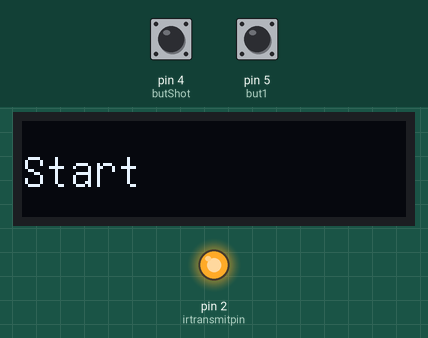
Recording of a sketch running on a simulated Arduino Uno, built with avr-gcc and run on an emulated ATmega328P. Parts: 128×32 one-colour display, output pins drawn as LEDs (lit = HIGH). The inputs (shaded band) are chosen by the test bench; at power-on: pin 5 (but1) HIGH, pin 4 (butShot) HIGH. What the sketch prints to the serial monitor is not drawn.

Above: at 1.2 s.
1.3 s: pin 5 (but1) pulled LOW for 0.15 s
At 2.4 s:
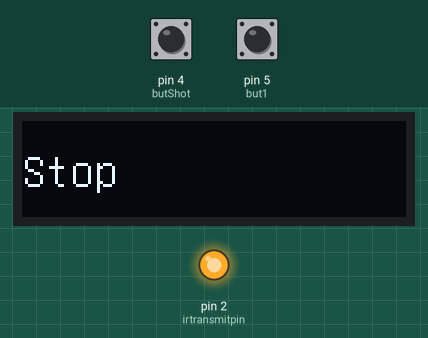
2.9 s: pin 5 (but1) pulled LOW for 1 s
At 4.0 s:
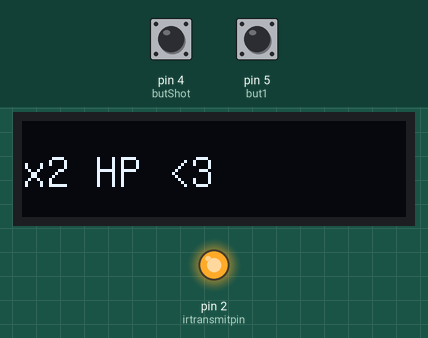
5.4 s: pin 4 (butShot) pulled LOW for 0.15 s
At 5.9 s:
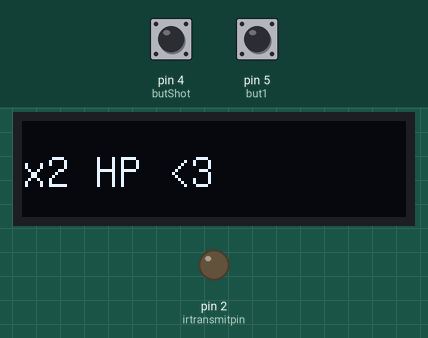
7.0 s: pin 5 (but1) pulled LOW for 0.15 s
At 8.2 s:
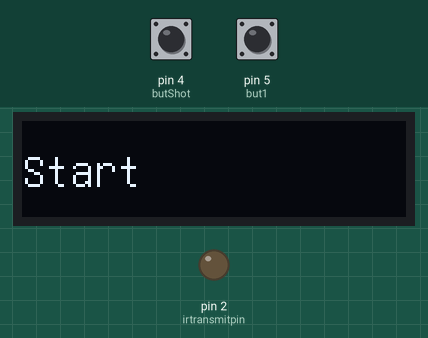
8.6 s: pin 4 (butShot) pulled LOW for 1 s
At 10.1 s:
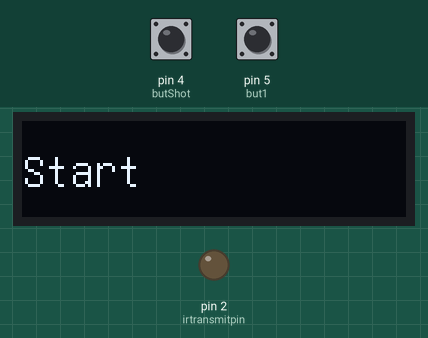
11.1 s: pin 5 (but1) pulled LOW for 3.2 s
At 12.5 s:
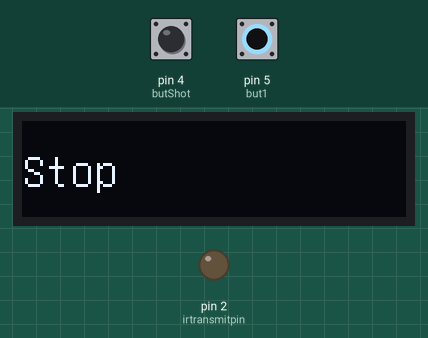
Timing chart, 0 to 14.1 s (numbered marks = the images above; inputs shaded):
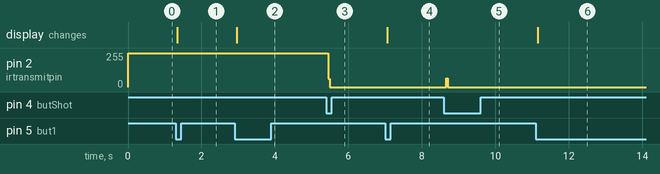

The sketch:

PultReadyCode.ino
```cpp
#include "U8glib.h"
U8GLIB_SSD1306_128X32 u8g(U8G_I2C_OPT_NONE);
const uint8_t CLONE_COUNT    = 36;
const int16_t lvl_0           = 600;
const int16_t lvl_1           = lvl_0<<1;
const uint8_t irfrequency    = 36;
const int16_t timeout         = 3200;
const int16_t irt             = (int) ((500/irfrequency) - 4);
const uint8_t irpulses       = (int) (lvl_0 / (1000/irfrequency));

// list of pin
int16_t dhead                 = 3;
int16_t irtransmitpin         = 2;
int16_t diods                 = 8;
int16_t but1                  = 5;
int16_t but2                  = 6;
int16_t butShot               = 4;


char* displayTexts[3] = {"Start", "Stop", "x2 HP <3"};
uint16_t commands[3] = {0x8305, 0x8300, 0x8310};
int x_to_mass = 0;
int mass_max = 2;

/*
0  - последовательный порт. mp3-модуль
1  - последовательный порт. mp3-модуль
2  - ик-передатчик.
3  - ик-приемник. (ШИМ)
4  - спусковой крючок огня.
5  - индикатор патронов. (ШИМ)
6  - несущий уровень для индикатора брони и здоровья (ШИМ)
7  - переключения режима огня 1.
8  - переключения режима огня 2.
9  - кнопка перезарядки. (ШИМ)
10 - SPI.
11 - SPI.
12 - SPI.
13 - SPI.
14 - индикатор попадания. Аналоговый вход 0
15 - индикатор огня на стволе. Аналоговый вход 1
16 - индикатор активности (перезарядка, там еще какая-нибудь фигня). Аналоговый вход 2
17 - индикатор жизни. Аналоговый вход 3
18 - индикатор брони. Аналоговый вход 4
19 - Античит. Аналоговый вход 5
 */

// other data
uint8_t clone_data[CLONE_COUNT];
uint16_t command      = 33536;//instakill

//Global clone data values
uint8_t cl_team_id         = 0;
uint8_t cl_muzzle_flash    = 0;
uint8_t cl_overheat_on     = 0;
uint8_t cl_hit_led_enabled = 0;
uint8_t cl_friendly_fire   = 0;
uint8_t cl_unlimited_clips = 0;
uint8_t cl_zombie_mod      = 0;
uint8_t cl_medpack_enabled = 0;
uint8_t cl_gamebox_reset   = 0;
uint8_t cl_gamemox_limit   = 0;
uint8_t cl_ctf_display_on  = 0;
uint8_t cl_respawn_on      = 0;
uint8_t cl_tagger_nick_on  = 0;
uint8_t cl_old_ir_lvl      = 0;
uint8_t cl_ammo_reset_resp = 0;
uint8_t cl_game_mode_on    = 1;

uint8_t cl_ammo_box_clips  = 0;
uint8_t cl_medpack_size    = 0;
uint8_t cl_hit_led_timeout = 0;
uint8_t cl_sound_set       = 0;
uint8_t cl_overheat_limit  = 0;
uint8_t cl_damage_id       = 0;
uint8_t cl_clip_size       = 0;
uint8_t cl_clip_numbers    = 0;
uint8_t cl_fire_selector   = 0;
uint8_t cl_burst_size      = 0;
uint8_t cl_rpm             = 0;
uint8_t cl_reload_delay    = 0;
uint8_t cl_ir_power        = 0;
uint8_t cl_ir_range        = 0;
uint8_t cl_health_respawn  = 0;
uint8_t cl_respawn_delay   = 0;
uint8_t cl_armor           = 0;
uint8_t cl_hit_delay       = 0;
uint8_t cl_start_delay     = 0;
uint8_t cl_death_delay     = 0;
uint8_t cl_time_limit      = 0;
uint8_t cl_max_respawns    = 0;

void setup(){
    Serial.begin(9600);
    pinMode(dhead,INPUT);
    pinMode(but1,INPUT_PULLUP);
    pinMode(but2,INPUT_PULLUP);
    pinMode(butShot,INPUT_PULLUP);
    pinMode(irtransmitpin,OUTPUT);
    digitalWrite(irtransmitpin, HIGH);


    fill_clone_data(0);
    Serial.println("Ready");


    if ( u8g.getMode() == U8G_MODE_R3G3B2 ) {
      u8g.setColorIndex(255);     // white
    }
    else if ( u8g.getMode() == U8G_MODE_GRAY2BIT ) {
      u8g.setColorIndex(3);         // max intensity
    }
    else if ( u8g.getMode() == U8G_MODE_BW ) {
      u8g.setColorIndex(1);         // pixel on
    }
    else if ( u8g.getMode() == U8G_MODE_HICOLOR ) {
      u8g.setHiColorByRGB(255,255,255);
    }

}

void loop(){
    triggers();
    u8g.firstPage();
    do {
      draw();
    } while( u8g.nextPage() );
}

void draw(void) {
  // graphic commands to redraw the complete screen should be placed here
  u8g.setFont(u8g_font_unifont);
  //u8g.setFont(u8g_font_osb21);
  u8g.drawStr( 0, 22, displayTexts[x_to_mass]);
}

void triggers(){
    static uint8_t tr  = 0;
    static uint8_t ltr = 0;
        ltr = tr;
        tr = digitalRead(butShot);
        if ( tr != ltr && tr == LOW){
          Serial.print("ButShot");
            //sendcommand(0x8307);
            //sendclonedata();
            sendcommand(commands[x_to_mass]);
            digitalWrite(diods, HIGH);
            delay(1000);
            digitalWrite(diods, LOW);
        }
    static uint8_t tv  = 0;
    static uint8_t ltv = 0;
    ltv = tv;
    tv = digitalRead(but1);
    if ( tv != ltv && tv == LOW){
      Serial.print("But1");
      if (x_to_mass < mass_max){
        x_to_mass++;}
      else{
        x_to_mass=0;}}
}

void sendcommand(uint16_t comm){
    uint8_t parity = 0;
    sendPulse(irtransmitpin,2);
    delayMicroseconds(lvl_0);
    for (int16_t i = 15; i >= 0; i--){
        if (((comm >> i) & B1) == 0){sendPulse(irtransmitpin,0);}
        else {
            sendPulse(irtransmitpin,1);
            parity = parity + 1;
        }
        delayMicroseconds(lvl_0);
    }
    for (int16_t i = 7; i >= 0; i--){
        if (((0xE8 >> i) & B1) == 0){sendPulse(irtransmitpin,0);}
        else {sendPulse(irtransmitpin,1);}
        delayMicroseconds(lvl_0);
    }
    parity += 4;
    if (cl_game_mode_on == 0){parity = 24 - parity;}
    if (parity%2 == 0){sendPulse(irtransmitpin,0);}
    else {sendPulse(irtransmitpin,1);}
    delayMicroseconds(lvl_0);
}

void sendclonedata(){
    sendcommand(0x8701);
    for (int16_t j = 0; j <= CLONE_COUNT; j++){
        for (int16_t i = 7; i >= 0; i--){
            if (((clone_data[j] >> i) & B1) == 0){sendPulse(irtransmitpin,0);}
            else {sendPulse(irtransmitpin,1);}
            delayMicroseconds(lvl_0);
        }
    }
}

void sendPulse(int16_t pin, uint8_t length){
  int16_t i = 0;
    while(i < irpulses<<length){
      i++;
      digitalWrite(pin, HIGH);
      delayMicroseconds(irt);
      digitalWrite(pin, LOW);
      delayMicroseconds(irt);
    }
}

void fill_clone_data(uint8_t game_mode){
    int16_t checksum = 0;
    clone_data[0]  =0x08;//marker
    clone_data[1]  =0xE8;//marker
    clone_data[2]  =0x21;//marker
    clone_data[3]  =cl_team_id;//команда 0-3
    clone_data[4]  =0x00;//reserved
    clone_data[7]  =0x03;
    clone_data[11] =0x00;//reserved
    clone_data[12] =0x00;//reserved
    clone_data[24] =0x00;//reserved
    clone_data[34] =0xFF;
    switch (game_mode){
        case 0:
            cl_muzzle_flash    = 1; //Вспышки из ствола 0- выкл, 1 - вкл
            cl_overheat_on     = 0; //Учитывать перегрев ствола 0 - выкл, 1 - вкл
            clone_data[22]     = (cl_muzzle_flash & B1) + ((cl_overheat_on & B1) << 1);// Настройки таггера
            cl_hit_led_enabled = 1; //Включить индикацию попадания  0- выкл, 1 - вкл
            cl_friendly_fire   = 0; //Дружественный огонь  0- выкл, 1 - вкл
            cl_unlimited_clips = 0; //Безлимитные обоймы  0- выкл, 1 - вкл
            cl_zombie_mod      = 0; //Режим игры зомби  0- выкл, 1 - вкл
            cl_medpack_enabled = 1; //Медпаки включены  0- выкл, 1 - вкл
            cl_gamebox_reset   = 1; //Сброс использованных устройств при возрождении  0- выкл, 1 - вкл
            cl_gamemox_limit   = 0; //Одно устройство можно использовать только один раз  0- выкл, 1 - вкл
            clone_data[27]     = ((cl_hit_led_enabled & B1) << 1) + ((cl_friendly_fire & B1) << 2) + ((cl_unlimited_clips &B1) << 3) + ((cl_zombie_mod &B1) << 4) + ((cl_medpack_enabled & B1) << 5) + ((cl_gamebox_reset & B1) << 6) + ((cl_gamemox_limit & B1) << 7);
            cl_ctf_display_on  = 0; //Включить экран на флаге  0- выкл, 1 - вкл
            cl_respawn_on      = 1; //Включить возрождения  0- выкл, 1 - вкл
            cl_tagger_nick_on  = 0; //Включить ники таггеров  0- выкл, 1 - вкл
            cl_old_ir_lvl      = 0; //TODO узнать что такое old IR level field   0- выкл, 1 - вкл
            cl_ammo_reset_resp = 1; //Восстанавливать патроны при возрождении  0- выкл, 1 - вкл
            cl_game_mode_on    = 1; //TODO не понятно что имелось ввиду Game mode on 0- выкл, 1 - вкл
            clone_data[28]     = ((cl_ctf_display_on & B1) << 2) + ((cl_respawn_on & B1) << 3) + ((cl_tagger_nick_on & B1) << 4) + ((cl_old_ir_lvl & B1) << 5) + ((cl_ammo_reset_resp & B1) << 6) + ((cl_game_mode_on & B1) << 7);
            clone_data[5]   = 5;    //Количество обойм из ящика патронов 1-200
            clone_data[6]   = 30;   //Количество здоровья из медпака 1-200
            clone_data[8]   = 3;    //Тайм-аут свечения светодиода попадания в секундах 1 -240
            clone_data[9]   = 0;    //Набор звуков 0 - mil-sim, 1 - sci-fi, 2 - silence
            clone_data[10]  = 60;   //Лимит перегрева от непрерывной стрельбы в патронах
            clone_data[13]  = 1;    //Урон от выстрела 0x0 - 0xF
            clone_data[14]  = 15;   //Размер обоймы 0xFF - безлимит 1-240
            clone_data[15]  = 4;    //Количество обойм 0xCA - безлимит 1-200
            clone_data[16]  = 1;    //Режим огня 0 - одиночные, 1 - очереди с отсечением, 2 - автомат
            clone_data[17]  = 3;    //Количество выстрелов в очереди 3,4,5,6 выстрелов
            clone_data[18]  = 0;    //Скорострельность выстрелов в минуту 0x0 - 0xb
            clone_data[19]  = 3;    //Задержка перезарядки обоймы в секундах
            clone_data[20]  = 0;    //Режим работы ИК передатчика 0 - внутри помещения, 1 - снаружи
            clone_data[21]  = 0;    //Дальность передачи ик передатчика 0x01 - 0x12
            clone_data[23]  = 0x24; //Здоровье после возрождения 0x01(1) - 0x48(999)
            clone_data[25]  = 9;    //Задержка перед возрождением в десятках секунд
            clone_data[26]  = 5;    //Броня при каждом попадании снимается единица брони, также урон здоровью режется вдвое
            clone_data[29]  = 0x05; //Задержка при попадании??? в секундах 0x00(0) - 0x17(20)
            clone_data[30]  = 30;   //Задержка старта игры в секундах
            clone_data[31]  = 10;   //Задержка при смерти в секундах
            clone_data[32]  = 240;  //Время игры в минутах 5 - 240
            clone_data[33]  = 10;   // Максимальное количество возрождений
            break;
        default:
            break;
    }
    checksum = 0;
    for (int16_t i = 0; i < CLONE_COUNT - 1; i++){checksum += clone_data[i];}
    clone_data[35] = checksum%0x100;
}
```

Measured:
- after the input at 1.3 s, the display: changes at once (image 1)
- after the input at 2.9 s, the display: changes after 0.06 s (image 2)
- after the input at 5.4 s, pin 2 (irtransmitpin): 255/255 → 0/255 after 0.05 s
- after the input at 7.0 s, the display: changes after 0.06 s (image 4)
- after the input at 8.6 s, pin 2 (irtransmitpin): 0/255 → 67/255 after 0.06 s, → 0/255 0.04 s later
- after the input at 11.1 s, the display: changes after 0.05 s (image 6)
